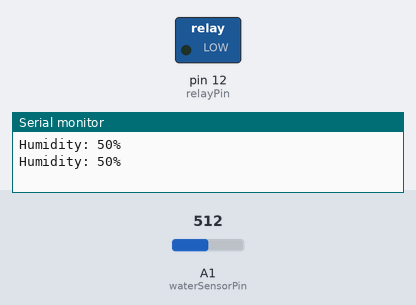
Simulated run of this sketch. Board: Arduino Uno, built with avr-gcc and run on an emulated ATmega328P. Shown: switched loads named in the sketch (green lamp = pin HIGH), the last lines printed to the serial monitor. The inputs (shaded band) are chosen by the test bench; at power-on: A1 (waterSensorPin) = 512.

Above: at 7.3 s.
7.4 s: A1 (waterSensorPin) set to 140
14.7 s: A1 (waterSensorPin) set to 122
At 15.6 s:
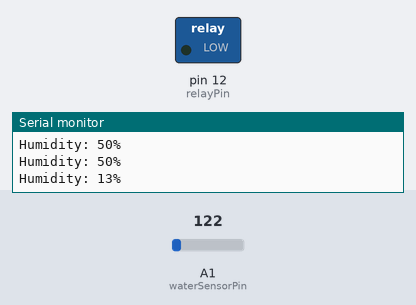
22.0 s: A1 (waterSensorPin) set to 306
At 25.9 s:
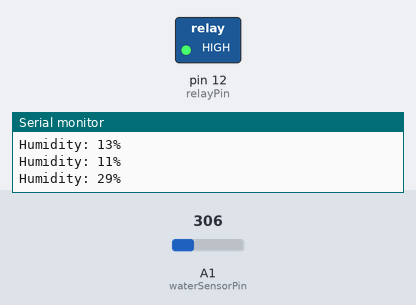
34.0 s: A1 (waterSensorPin) set to 0
At 34.5 s:
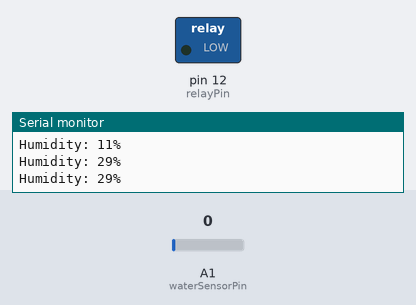
Timing chart, 0 to 37.0 s (numbered marks = the images above; inputs shaded):
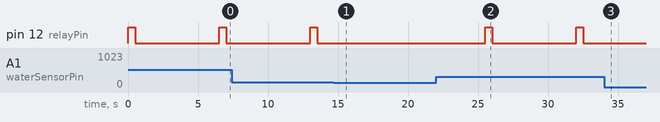

The sketch:

Humidite.ino
```cpp
// Constante pour définir la broche à laquelle le capteur d'humidité est connecté
const int waterSensorPin = A1;
// Broches de contrôle des pompes à eau
const int relayPin = 12; // Broche de commande du relais

// Durée de fonctionnement des pompes en millisecondes
const unsigned long DUREE_POMPE = 50000;

void setup() {
  // Initialisation de la communication série
  Serial.begin(9600);
   // Initialise les broches des pompes en sortie
  //pinMode(PIN_POMPE_1, OUTPUT);

  pinMode(relayPin, OUTPUT); // Définir la broche du relais en sortie

}

void loop() {
  // Lecture de la valeur analogique du capteur d'humidité
  int sensorValue = analogRead(waterSensorPin);

  // Conversion de la valeur analogique en pourcentage d'humidité
  int humidityPercentage = map(sensorValue, 0, 1023, 0, 100);

  // Affichage de la valeur d'humidité sur le moniteur série
  Serial.print("Humidity: ");
  Serial.print(humidityPercentage);
  Serial.println("%");

  //test de valeur du capteur d'humidite si <=10
       if(humidityPercentage>12)
      {

           // Activer la pompe à eau pendant 5 secondes
            activatePump();
            delay(500); // Attendre 5 secondes
            deactivatePump();


      }else if(humidityPercentage<12){
          // Désactive la pompe 1
          deactivatePump();


          // Attend un certain temps avant d'activer à nouveau la pompe 1 (ici 1 minute)
          //delay(60000);
        }
   //Attente de 1 seconde avant la prochaine lecture
  delay(1000);
}
// Fonction pour activer la pompe à eau
void activatePump() {
  digitalWrite(relayPin, HIGH); // Activer le relais
}

// Fonction pour désactiver la pompe à eau
void deactivatePump() {
  digitalWrite(relayPin, LOW); // Désactiver le relais
  delay(5000); // Attendre 5 secondes
}
```

Measured:
- after the input at 14.7 s, pin 12 (relayPin): stays LOW (without the input it goes to HIGH after 4.8 s)
- after the input at 22.0 s, pin 12 (relayPin): alternates HIGH for 0.50 s and LOW for 6.0 s, starting after 3.5 s
- after the input at 34.0 s, pin 12 (relayPin): stays LOW (without the input it goes to HIGH after 4.5 s)
- by itself, pin 12 (relayPin): alternates HIGH for 0.50 s and LOW for 6.0 s
